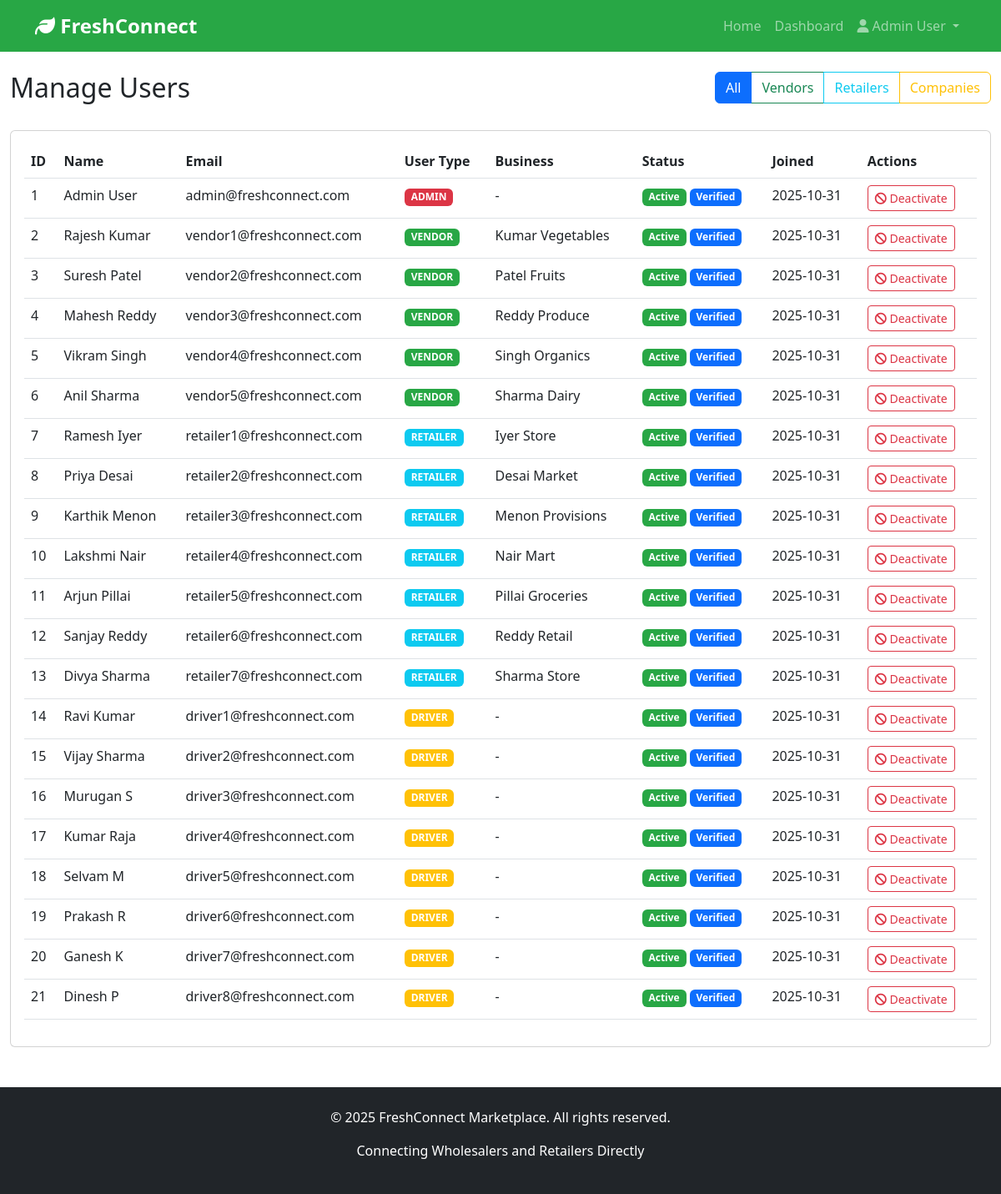
Page /admin/users (signed in) on the committed database.
### app/models.py (models this page shows, shortened)
class User(UserMixin, db.Model):
    __tablename__ = 'users'
    id = db.Column(db.Integer, primary_key=True)
    name = db.Column(db.String(100), nullable=False)
    email = db.Column(db.String(120), unique=True, nullable=False, index=True)
    password_hash = db.Column(db.String(255), nullable=False)
    user_type = db.Column(db.String(20), nullable=False)  # admin, vendor, retailer, company, driver
    business_name = db.Column(db.String(200))
    phone = db.Column(db.String(20))
    address = db.Column(db.Text)
    city = db.Column(db.String(100))
    state = db.Column(db.String(100))
    pincode = db.Column(db.String(10))
    company_name = db.Column(db.String(200))
    gst_number = db.Column(db.String(50))
    brand_name = db.Column(db.String(100))
    is_active = db.Column(db.Boolean, default=True)
    is_verified = db.Column(db.Boolean, default=False)
    created_at = db.Column(db.DateTime, default=datetime.utcnow)
    products = db.relationship('Product', backref='vendor', lazy='dynamic', foreign_keys='Product.vendor_id')
    orders_as_retailer = db.relationship('Order', backref='retailer', lazy='dynamic', foreign_keys='Order.retailer_id')
    credit = db.relationship('RetailerCredit', backref='retailer', uselist=False)

### app/routes/admin.py (the view)
@admin_bp.route('/users')
@login_required
@admin_required
def users():
    user_type = request.args.get('type', 'all')
    if user_type == 'all':
        users = User.query.all()
    else:
        users = User.query.filter_by(user_type=user_type).all()
    return render_template('admin/users.html', users=users, user_type=user_type)

### app/templates/admin/users.html (shortened to what this page needs)
{% extends "base.html" %}
{% block content %}
<div class="container-fluid mt-4">
    <div class="row mb-4">
        <div class="col-md-6">
            <h2>Manage Users</h2>
        </div>
        <div class="col-md-6 text-end">
            <div class="btn-group" role="group">
                <a href="{{ url_for('admin.users', type='all') }}" class="btn btn-outline-primary {% if user_type == 'all' %}active{% endif %}">All</a>
                <a href="{{ url_for('admin.users', type='vendor') }}" class="btn btn-outline-success {% if user_type == 'vendor' %}active{% endif %}">Vendors</a>
                <a href="{{ url_for('admin.users', type='retailer') }}" class="btn btn-outline-info {% if user_type == 'retailer' %}active{% endif %}">Retailers</a>
                <a href="{{ url_for('admin.users', type='company') }}" class="btn btn-outline-warning {% if user_type == 'company' %}active{% endif %}">Companies</a>
            </div>
        </div>
    </div>
    <div class="card">
        <div class="card-body">
            <div class="table-responsive">
                <table class="table table-hover">
                    <thead>
                        <tr>
                            <th>ID</th>
                            <th>Name</th>
                            <th>Email</th>
                            <th>User Type</th>
                            <th>Business</th>
                            <th>Status</th>
                            <th>Joined</th>
                            <th>Actions</th>
                        </tr>
                    </thead>
                    <tbody>
                        {% for user in users %}
                        <tr>
                            <td>{{ user.id }}</td>
                            <td>{{ user.name }}</td>
                            <td>{{ user.email }}</td>
                            <td>
                                <span class="badge bg-{{ 'danger' if user.user_type == 'admin' else 'success' if user.user_type == 'vendor' else 'info' if user.user_type == 'retailer' else 'warning' }}">
                                    {{ user.user_type.upper() }}
                                </span>
                            </td>
                            <td>{{ user.business_name or user.company_name or '-' }}</td>
                            <td>
                                {% if user.is_active %}
                                <span class="badge bg-success">Active</span>
                                {% else %}
                                <span class="badge bg-secondary">Inactive</span>
                                {% endif %}
                                {% if user.is_verified %}
                                <span class="badge bg-primary">Verified</span>
                                {% endif %}
                            </td>
                            <td>{{ user.created_at.strftime('%Y-%m-%d') }}</td>
                            <td>
                                <form method="POST" action="{{ url_for('admin.toggle_user_status', user_id=user.id) }}" class="d-inline">
                                    <button type="submit" class="btn btn-sm btn-outline-{{ 'danger' if user.is_active else 'success' }}">
                                        {% if user.is_active %}
                                        <i class="fas fa-ban"></i> Deactivate
                                        {% else %}
                                        <i class="fas fa-check"></i> Activate
                                        {% endif %}
                                    </button>
                                </form>
                            </td>
                        </tr>
                        {% endfor %}
                    </tbody>
                </table>
            </div>
        </div>
    </div>
</div>
{% endblock %}

### app/templates/base.html (shortened to what this page needs)
<!DOCTYPE html>
<html lang="en">
<head>
    <link href="https://cdn.jsdelivr.net/npm/bootstrap@5.3.0/dist/css/bootstrap.min.css" rel="stylesheet">
    <link rel="stylesheet" href="https://cdnjs.cloudflare.com/ajax/libs/font-awesome/6.4.0/css/all.min.css">
    <link rel="stylesheet" href="{{ url_for('static', filename='css/style.css') }}">
</head>
<body>
    <nav class="navbar navbar-expand-lg navbar-dark bg-success">
        <div class="container">
            <a class="navbar-brand" href="{{ url_for('main.index') }}">
                <i class="fas fa-leaf"></i> FreshConnect
            </a>
            <div class="collapse navbar-collapse" id="navbarNav">
                <ul class="navbar-nav ms-auto">
                    <li class="nav-item">
                        <a class="nav-link" href="{{ url_for('main.index') }}">Home</a>
                    </li>
                    {% if current_user.is_authenticated %}
                        {% if current_user.user_type == 'admin' %}
                            <li class="nav-item">
                                <a class="nav-link" href="{{ url_for('admin.dashboard') }}">Dashboard</a>
                            </li>
                        {% endif %}
                        <li class="nav-item dropdown">
                            <a class="nav-link dropdown-toggle" href="#" role="button" data-bs-toggle="dropdown">
                                <i class="fas fa-user"></i> {{ current_user.name }}
                            </a>
                        </li>
                    {% endif %}
                </ul>
            </div>
        </div>
    </nav>
    <main>
        {% block content %}{% endblock %}
    </main>
    <footer class="bg-dark text-white mt-5 py-4">
        <div class="container text-center">
            <p>&copy; 2025 FreshConnect Marketplace. All rights reserved.</p>
            <p>Connecting Wholesalers and Retailers Directly</p>
        </div>
    </footer>
</body>
</html>

### app/static/css/style.css (style rules this page uses)
body { min-height: 100vh; display: flex; flex-direction: column; }
main { flex: 1; }
.navbar-brand { font-weight: bold; font-size: 1.5rem; }
.card { transition: transform 0.2s; }
.bg-success { background-color: #28a745 !important; }
footer { margin-top: auto; }

### rows in the picture
User: name "Admin User", id "1", email "admin@freshconnect.com", user_type "ADMIN", business_name+company_name "-", is_active "Active", is_verified "Verified", created_at "2025-10-31"
User: id "2", name "Rajesh Kumar", email "vendor1@freshconnect.com", user_type "VENDOR", business_name "Kumar Vegetables", is_active "Active", is_verified "Verified", created_at "2025-10-31"
User: id "3", name "Suresh Patel", email "vendor2@freshconnect.com", user_type "VENDOR", business_name "Patel Fruits", is_active "Active", is_verified "Verified", created_at "2025-10-31"
User: id "4", name "Mahesh Reddy", email "vendor3@freshconnect.com", user_type "VENDOR", business_name "Reddy Produce", is_active "Active", is_verified "Verified", created_at "2025-10-31"
User: id "5", name "Vikram Singh", email "vendor4@freshconnect.com", user_type "VENDOR", business_name "Singh Organics", is_active "Active", is_verified "Verified", created_at "2025-10-31"
User: id "6", name "Anil Sharma", email "vendor5@freshconnect.com", user_type "VENDOR", business_name "Sharma Dairy", is_active "Active", is_verified "Verified", created_at "2025-10-31"
User: id "7", name "Ramesh Iyer", email "retailer1@freshconnect.com", user_type "RETAILER", business_name "Iyer Store", is_active "Active", is_verified "Verified", created_at "2025-10-31"
User: id "8", name "Priya Desai", email "retailer2@freshconnect.com", user_type "RETAILER", business_name "Desai Market", is_active "Active", is_verified "Verified", created_at "2025-10-31"
User: id "9", name "Karthik Menon", email "retailer3@freshconnect.com", user_type "RETAILER", business_name "Menon Provisions", is_active "Active", is_verified "Verified", created_at "2025-10-31"
User: id "10", name "Lakshmi Nair", email "retailer4@freshconnect.com", user_type "RETAILER", business_name "Nair Mart", is_active "Active", is_verified "Verified", created_at "2025-10-31"
User: id "11", name "Arjun Pillai", email "retailer5@freshconnect.com", user_type "RETAILER", business_name "Pillai Groceries", is_active "Active", is_verified "Verified", created_at "2025-10-31"
User: id "12", name "Sanjay Reddy", email "retailer6@freshconnect.com", user_type "RETAILER", business_name "Reddy Retail", is_active "Active", is_verified "Verified", created_at "2025-10-31"
User: id "13", name "Divya Sharma", email "retailer7@freshconnect.com", user_type "RETAILER", business_name "Sharma Store", is_active "Active", is_verified "Verified", created_at "2025-10-31"
User: id "14", name "Ravi Kumar", email "driver1@freshconnect.com", user_type "DRIVER", business_name+company_name "-", is_active "Active", is_verified "Verified", created_at "2025-10-31"
User: id "15", name "Vijay Sharma", email "driver2@freshconnect.com", user_type "DRIVER", business_name+company_name "-", is_active "Active", is_verified "Verified", created_at "2025-10-31"
User: id "16", name "Murugan S", email "driver3@freshconnect.com", user_type "DRIVER", business_name+company_name "-", is_active "Active", is_verified "Verified", created_at "2025-10-31"
User: id "17", name "Kumar Raja", email "driver4@freshconnect.com", user_type "DRIVER", business_name+company_name "-", is_active "Active", is_verified "Verified", created_at "2025-10-31"
User: id "18", name "Selvam M", email "driver5@freshconnect.com", user_type "DRIVER", business_name+company_name "-", is_active "Active", is_verified "Verified", created_at "2025-10-31"
User: id "19", name "Prakash R", email "driver6@freshconnect.com", user_type "DRIVER", business_name+company_name "-", is_active "Active", is_verified "Verified", created_at "2025-10-31"
User: id "20", name "Ganesh K", email "driver7@freshconnect.com", user_type "DRIVER", business_name+company_name "-", is_active "Active", is_verified "Verified", created_at "2025-10-31"
User: id "21", name "Dinesh P", email "driver8@freshconnect.com", user_type "DRIVER", business_name+company_name "-", is_active "Active", is_verified "Verified", created_at "2025-10-31"
